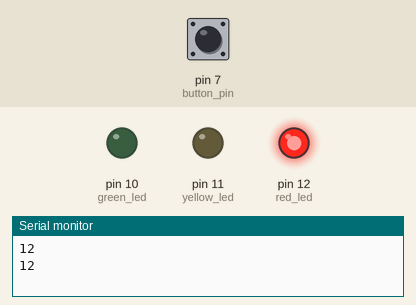
The sketch below on a simulated Arduino Uno, built with avr-gcc and run on an emulated ATmega328P. On the bench: output pins drawn as LEDs (lit = HIGH), the last lines printed to the serial monitor. Dashed ring = blinking. Inputs (shaded band) come from the test bench; at power-on: pin 7 (button_pin) HIGH.

Above: at 1.8 s.
1.9 s: pin 7 (button_pin) pulled LOW for 3.2 s
At 2.5 s:
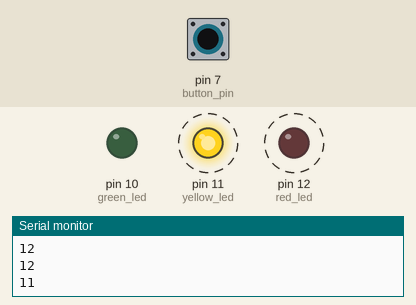
6.6 s: pin 7 (button_pin) pulled LOW for 0.65 s
At 7.7 s:
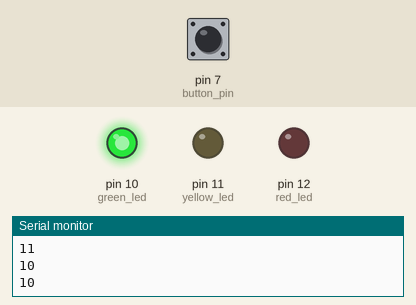
8.7 s: pin 7 (button_pin) pulled LOW for 1 s
At 10.8 s:
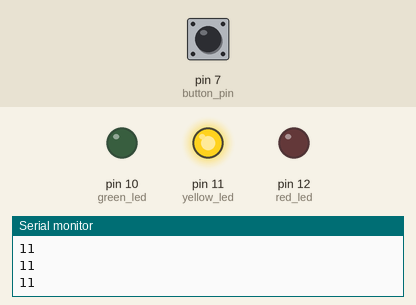
Timing chart, 0 to 12.3 s (numbered marks = the images above; inputs shaded):
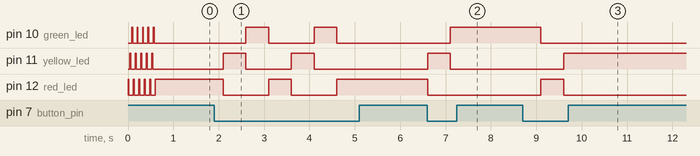

The sketch:

room-leds-v1.ino
```cpp
// Variables for our leds
int green_led = 10;
int yellow_led = 11;
int red_led = 12;

// Button is using pin 7
int button_pin = 7;

// Which led to lit
int current_led  = red_led;

/*
 * blink (int led)
 *
 * led - which pin to blink
 *
 * Set a pin high and low (i e blinks)
 *
 */
void blink(int led) {
  digitalWrite(led, HIGH);
  delay(20);
  digitalWrite(led, LOW);
  delay(20);
}

/*
 * show_start_blink()
 *
 * blinks all three leds.
 *
 * Shows the device is up and running and
 * to make sure if all leds are working.
 *
 */
void show_start_blink() {
  int i;
  for (i=0; i<5; i++) {
    blink(red_led);
    blink(yellow_led);
    blink(green_led);
  }
}

/*
 * setup()
 *
 * This function is invoked (once) when the device is starting up
 *
 */
void setup() {
  // use all led pins as OUTPUT pins
  pinMode(green_led, OUTPUT);
  pinMode(yellow_led, OUTPUT);
  pinMode(red_led, OUTPUT);

  Serial.begin(9600);

  show_start_blink();

  digitalWrite(current_led, HIGH);
}

/*
 *  read_button
 *
 *  pin - pin to read from
 *
 *  returns 1 if button pressed, else 0
 *
 */
int read_button(int pin) {
  // set high and return the value read
  digitalWrite(pin, HIGH);
  return !digitalRead(pin);
}

void set_current_led() {

  // a very naive solution
  if (current_led == red_led) {
    current_led = yellow_led;

  } else if (current_led == yellow_led) {
    current_led = green_led;

  } else {
    current_led = red_led;
  }

}

/*
 *  loop()
 *
 *  After setup this function is called repeatedly
 *
 */
void loop() {

  delay(500);

  // if button pressed, take action. If not, do nothing
  if (read_button(button_pin)) {

    // Turn off current led - only one led at a time
    digitalWrite(current_led, LOW);

    // calculate the next led to lit
    set_current_led();

    digitalWrite(current_led, HIGH);
  }


  Serial.println(current_led);
}
```

Measured:
- after the input at 1.9 s, pin 10 (green_led): alternates HIGH for 0.50 s and LOW for 1.0 s, 4 changes in all, then stays LOW, starting after 0.70 s; pin 11 (yellow_led): alternates HIGH for 0.50 s and LOW for 1.0 s, 4 changes in all, then stays LOW, starting after 0.20 s
- after the input at 6.6 s, pin 10 (green_led): LOW → HIGH after 0.50 s; pin 11 (yellow_led): LOW → HIGH at once, → LOW 0.50 s later; pin 12 (red_led): HIGH → LOW at once
- after the input at 8.7 s, pin 10 (green_led): HIGH → LOW after 0.40 s; pin 11 (yellow_led): LOW → HIGH after 0.90 s; pin 12 (red_led): LOW → HIGH after 0.40 s, → LOW 0.50 s later
